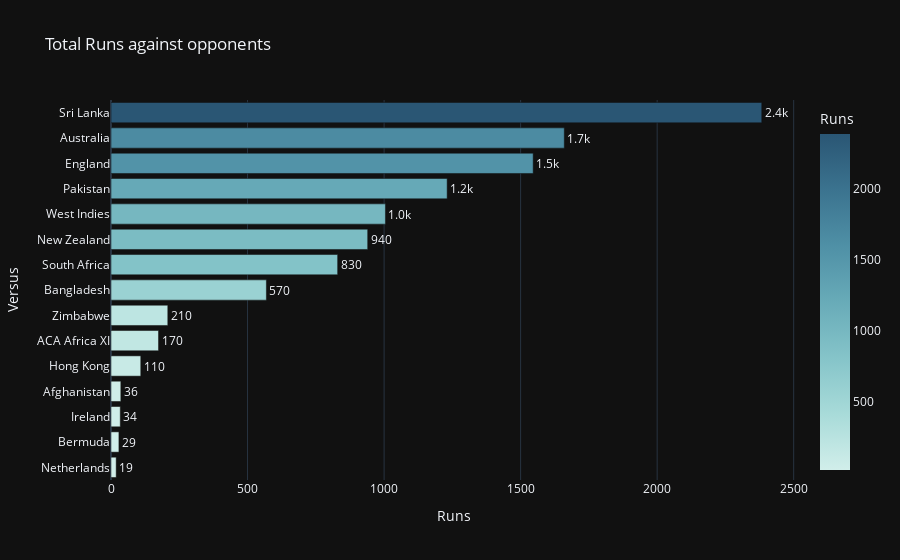

This figure's notebook cell:
### Markdown cell above
#### 46.5% of times he got caught in his ODI career while remained not out for 28.3% of the times.

### Code cell
runs_by_opponents = df2.groupby('Versus',as_index=False)['Runs'].sum().sort_values(by='Runs')
fig=px.bar(data_frame=runs_by_opponents,y='Versus',x='Runs',title='Total Runs against opponents',
           color='Runs',text='Runs',color_continuous_scale='Teal',template="plotly_dark")
fig.update_traces(texttemplate='%{text:.2s}', textposition='outside')
fig.update_layout(uniformtext_minsize=8, uniformtext_mode='hide')
fig.show()

### Figure 1 — Plotly figure (JSON) as saved in the notebook; plotly's stock layout.template omitted (floating-point values rounded to 4 significant figures)
{"data": [{"alignmentgroup": "True", "hovertemplate": "Runs=%{marker.color}<br>Versus=%{y}<extra></extra>", "legendgroup": "", "marker": {"color": [19, 29, 34, 36, 109, 174, 208, 569, 830, 940, 1005, 1231, 1546, 1660, 2383], "coloraxis": "coloraxis"}, "name": "", "offsetgroup": "", "orientation": "h", "showlegend": false, "text": [19, 29, 34, 36, 109, 174, 208, 569, 830, 940, 1005, 1231, 1546, 1660, 2383], "textposition": "outside", "texttemplate": "%{text:.2s}", "type": "bar", "x": [19, 29, 34, 36, 109, 174, 208, 569, 830, 940, 1005, 1231, 1546, 1660, 2383], "xaxis": "x", "y": ["Netherlands", "Bermuda", "Ireland", "Afghanistan", "Hong Kong", "ACA Africa XI", "Zimbabwe", "Bangladesh", "South Africa", "New Zealand", "West Indies", "Pakistan", "England", "Australia", "Sri Lanka"], "yaxis": "y"}], "layout": {"barmode": "relative", "coloraxis": {"colorbar": {"title": {"text": "Runs"}}, "colorscale": [[0, "rgb(209, 238, 234)"], [0.1667, "rgb(168, 219, 217)"], [0.3333, "rgb(133, 196, 201)"], [0.5, "rgb(104, 171, 184)"], [0.6667, "rgb(79, 144, 166)"], [0.8333, "rgb(59, 115, 143)"], [1, "rgb(42, 86, 116)"]]}, "legend": {"tracegroupgap": 0}, "title": {"text": "Total Runs against opponents"}, "uniformtext": {"minsize": 8, "mode": "hide"}, "xaxis": {"anchor": "y", "domain": [0, 1], "title": {"text": "Runs"}}, "yaxis": {"anchor": "x", "domain": [0, 1], "title": {"text": "Versus"}}}}
